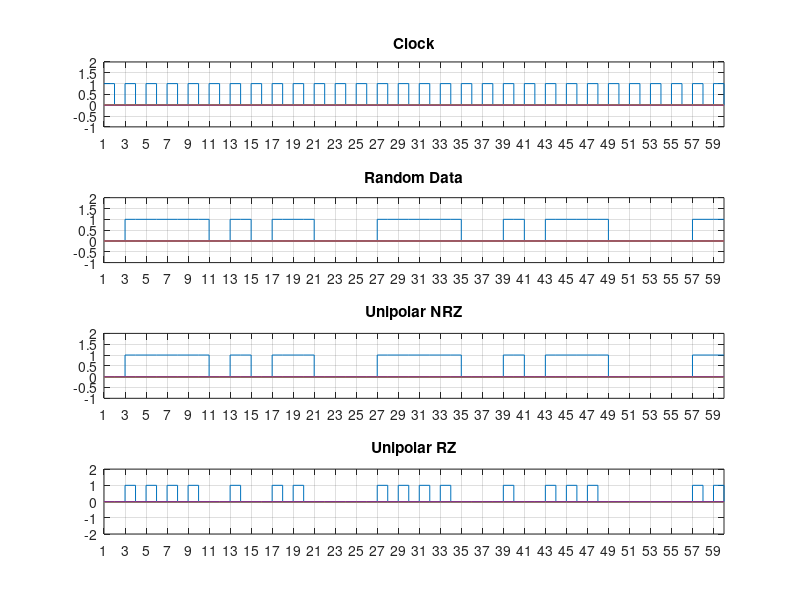
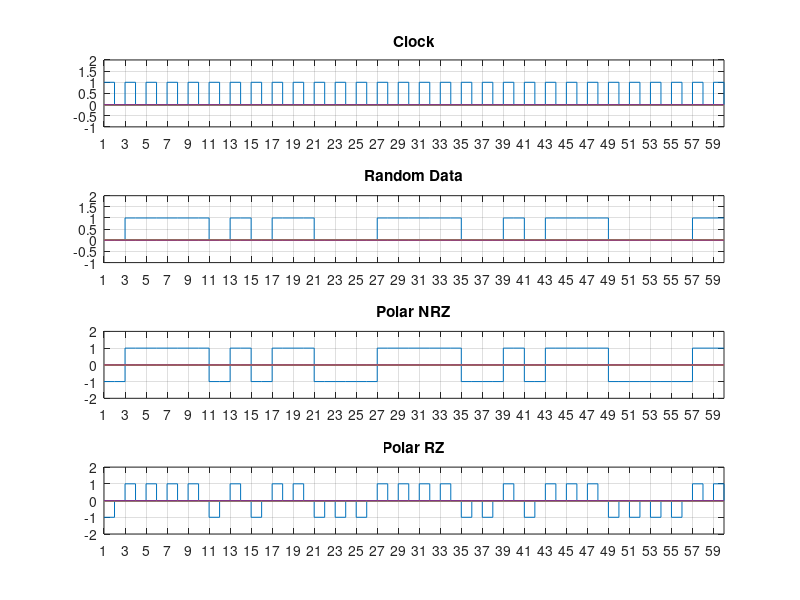
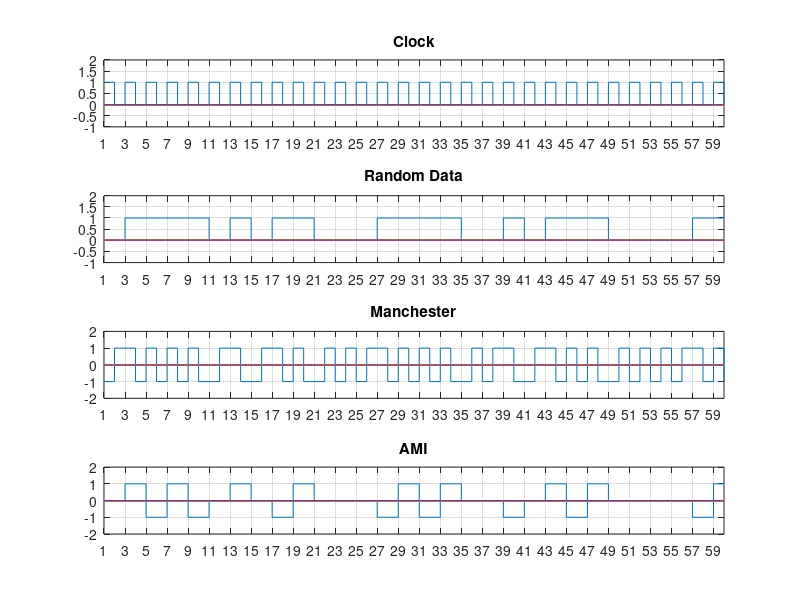

Reproduce these figures in MATLAB, in order.
% a = [ 1 0 0 -1 2 -4 1 1 0 1 0 1 0 1 0 1 ];
% stairs([a,a(end)]);
l=30;
x=zeros(2*l);
clk=zeros(2*l);
% Unipolar NRZ
for i=1:2:2*l
    x(i) = randi(2)-1;
    x(i+1) = x(i);
    clk(i) = 1;
%     fprintf('%d', randi(2)-1);
end
% Unipolar RZ
y1=zeros(2*l);
for i=1:2:2*l
    if(x(i)==1)
        y1(i)=1;
    end
end
% Polar NRZ
y2=zeros(2*l);
for i=1:2:2*l
    if(x(i)==1)
        y2(i)=1;
        y2(i+1)=1;
    else
        y2(i)=-1;
        y2(i+1)=-1;
    end
end
% Polar RZ
y3=zeros(2*l);
for i=1:2:2*l
    if(x(i)==1)
        y3(i)=1;
        y3(i+1)=0;
    else
        y3(i)=-1;
        y3(i+1)=0;
    end
end
% Manchester Coding
y4=zeros(2*l);
for i=1:2:2*l
    if(x(i)==1)
        y4(i)=1;
        y4(i+1)=-1;
    else
        y4(i)=-1;
        y4(i+1)=1;
    end
end
% AMI
y5=zeros(2*l);
last=0;
for i=1:2:2*l
    if(x(i)==1)
        if(~last)
            y5(i)=1;
            y5(i+1)=1;
            last=1;
        else
            y5(i)=-1;
            y5(i+1)=-1;
            last=0;
        end
    end
end

% FIGURE 1
figure;
subplot(4,1,1);
stairs(clk);
title('Clock');
% ax = gca;
% ax.YLim = [-1 2];
grid on;
% grid minor;
ylim([-1 2]);
xlim([1 2*l]);
xticks(1:2:2*l);

subplot(4,1,2);
stairs(x);
title('Random Data');
% ax = gca;
% ax.YLim = [-1 2];
grid on;
% grid minor;
ylim([-1 2]);
xlim([1 2*l]);
xticks(1:2:2*l);

subplot(4,1,3);
stairs(x);
title('Unipolar NRZ');
% ax = gca;
% ax.YLim = [-1 2];
grid on;
% grid minor;
ylim([-1 2]);
xlim([1 2*l]);
xticks(1:2:2*l);

subplot(4,1,4);
stairs(y1);
title('Unipolar RZ');
% ax = gca;
% ax.YLim = [-1 2];
grid on;
% grid minor;
ylim([-2 2]);
xlim([1 2*l]);
xticks(1:2:2*l);

% FIGURE 2
figure;
subplot(4,1,1);
stairs(clk);
title('Clock');
% ax = gca;
% ax.YLim = [-1 2];
grid on;
% grid minor;
ylim([-1 2]);
xlim([1 2*l]);
xticks(1:2:2*l);

subplot(4,1,2);
stairs(x);
title('Random Data');
% ax = gca;
% ax.YLim = [-1 2];
grid on;
% grid minor;
ylim([-1 2]);
xlim([1 2*l]);
xticks(1:2:2*l);

subplot(4,1,3);
stairs(y2);
title('Polar NRZ');
% ax = gca;
% ax.YLim = [-1 2];
grid on;
% grid minor;
ylim([-2 2]);
xlim([1 2*l]);
xticks(1:2:2*l);

subplot(4,1,4);
stairs(y3);
title('Polar RZ');
% ax = gca;
% ax.YLim = [-1 2];
grid on;
% grid minor;
ylim([-2 2]);
xlim([1 2*l]);
xticks(1:2:2*l);

% FIGURE 3
figure;
subplot(4,1,1);
stairs(clk);
title('Clock');
% ax = gca;
% ax.YLim = [-1 2];
grid on;
% grid minor;
ylim([-1 2]);
xlim([1 2*l]);
xticks(1:2:2*l);

subplot(4,1,2);
stairs(x);
title('Random Data');
% ax = gca;
% ax.YLim = [-1 2];
grid on;
% grid minor;
ylim([-1 2]);
xlim([1 2*l]);
xticks(1:2:2*l);

subplot(4,1,3);
stairs(y4);
title('Manchester');
% ax = gca;
% ax.YLim = [-1 2];
grid on;
% grid minor;
ylim([-2 2]);
xlim([1 2*l]);
xticks(1:2:2*l);

subplot(4,1,4);
stairs(y5);
title('AMI');
% ax = gca;
% ax.YLim = [-1 2];
grid on;
% grid minor;
ylim([-2 2]);
xlim([1 2*l]);
xticks(1:2:2*l);
